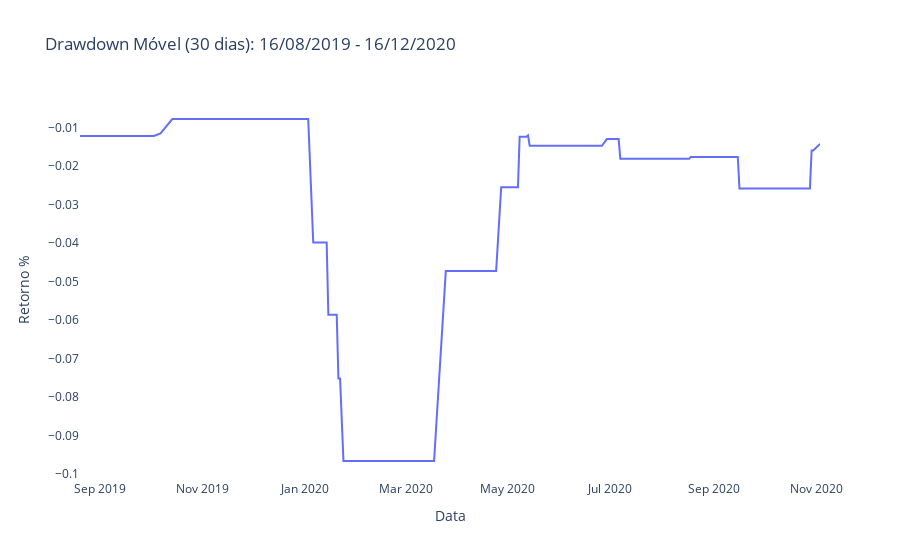

The notebook cell this image was saved under:
### Markdown cell above
- Drawdown: expressa a magnitude da queda de um ativo/portfólio em relação à cotação máxima, assim informando a instabilidade do mesmo, de modo que um ativo/portfólio com maior (menor) drawdown indica maior (menor) instabilidade. Este indicador é muito importante ao analisarmos o tempo esperado de recuperação de um ativo/portfólio após a queda (drawdown) de seu valor. Por exemplo, dado um drawdown de 93% (caso extremo), o investidor necessita de uma alta de $1 / (1 - 0.93) \times 100 \% = 1490 \% $ para recuperar o capital. Aderindo indicadores de crescimento ao drawdown, é possível então estimar o tempo necessário para reaver o capital.

### Code cell
rol_drawdown_past = rets_carteira_past.rolling(window=30).min()

fig = go.Figure()

fig.add_trace(
    go.Scatter(
        x=rol_drawdown_past.index,
        y=rol_drawdown_past['Retornos'].dropna()
    )
)

fig.update_layout(
    title=f'Drawdown Móvel (30 dias): {start_past} - {end_past}',
    yaxis=dict(
        title='Retorno %',
        showgrid=False
    ),
    xaxis=dict(
        title='Data',
        showgrid=False,
        showspikes=True,
        spikethickness=2,
        spikedash='dot',
        spikecolor='#999999',
        spikemode='across'
    ),
    plot_bgcolor="#FFF",
    hoverdistance=100,
    spikedistance=1000
)

fig.show()

### Figure 1 — Plotly figure (JSON) as saved in the notebook; plotly's stock layout.template omitted (floating-point values rounded to 4 significant figures; data arrays with more than 128 entries replaced by an {"elided": "..."} marker saying what was removed)
{"data": [{"type": "scatter", "x": {"elided": "252 str values"}, "y": {"elided": "223 float values"}}], "layout": {"hoverdistance": 100, "plot_bgcolor": "#FFF", "spikedistance": 1000, "title": {"text": "Drawdown Móvel (30 dias): 16/08/2019 - 16/12/2020"}, "xaxis": {"showgrid": false, "showspikes": true, "spikecolor": "#999999", "spikedash": "dot", "spikemode": "across", "spikethickness": 2, "title": {"text": "Data"}}, "yaxis": {"showgrid": false, "title": {"text": "Retorno %"}}}}
